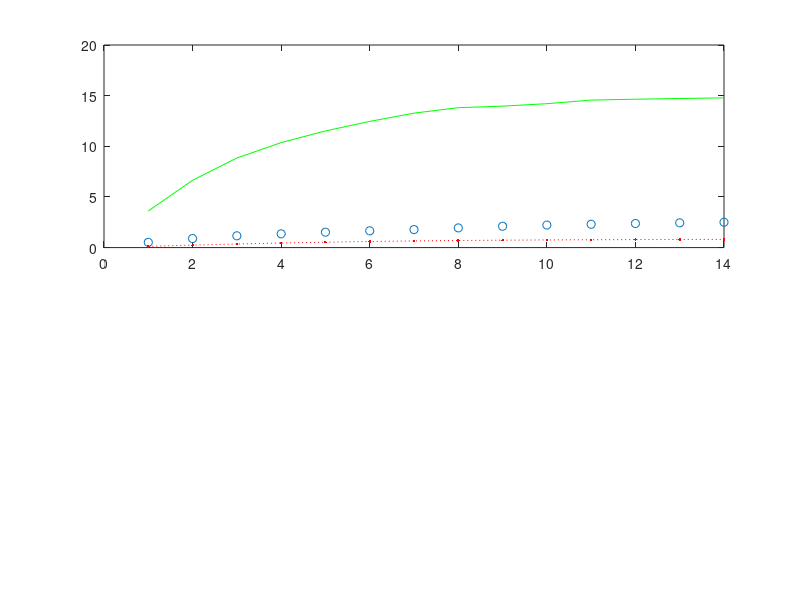

This chart was generated by the following MATLAB code:
xdata=1:14;
ydata = reshape(load('a4.txt'),[1,14])/10000;
ydata2 = reshape(load('a4_1.txt'),[1,14])/10000;
f=@(x,xdata)x(1)*tanh(x(2)*xdata);
x0=[100,-1];
x=lsqcurvefit(f,x0,xdata,ydata)
xx=[0 0];
xx(1)=2.5/7.5*x(1)
xx(2)=sqrt(log(7.5/2.5)/log(2.71))*x(2)
figure(1);
subplot(2,1,1);
x2=f(xx,xdata);
plot(xdata,ydata,'o',xdata,x2,'r:.',xdata,ydata2,'g')